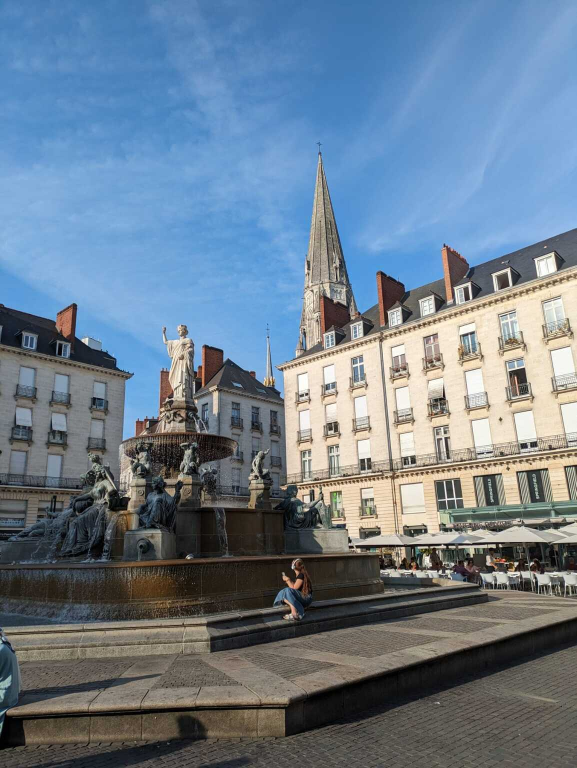
#> input picture example.jpeg, 1153 x 1536 px (shown at 1/2 size)
$ python -i extract_patch.py   (imports and definitions only)
#> lines starting #> are read from the running program, lines starting #| are printed output that depends on the picture
import subprocess
import random
import json
import os
import shutil
import cv2
import numpy as np
import time
from concurrent.futures import ThreadPoolExecutor, as_completed
from datetime import timedelta
from functools import partial
from PIL import Image

# [54 lines left out: functions create_directory_structure, clear_output_folders, get_video_info, not called in this run]

def apply_compression_artifacts(input_path, output_path, quality_range=(20, 50)):
    """
    Apply JPEG compression artifacts to an image with random quality

    Args:
        input_path (str): Path to input image
        output_path (str): Path to save compressed image
        quality_range (tuple): Range of quality values (min, max)

    Returns:
        str: Path to compressed image
    """
#> called with input_path = '../example.jpeg', output_path = 'patches/compressed/example.jpg', quality_range = (20, 50)
    try:
        # Generate random quality value
        quality = random.randint(quality_range[0], quality_range[1])

        # Open and convert image to RGB
        with Image.open(input_path) as img:
#> img is the input picture: PIL image 1153x1536 RGB; mean R, G, B 108.5, 125.9, 142.5
            if img.mode != 'RGB':
                img = img.convert('RGB')

            # Save with JPEG compression
            img.save(output_path, 'JPEG', quality=quality, optimize=True)

        return output_path

    except Exception as e:
        print(f"Error compressing image: {str(e)}")
        return None

def apply_distortions(input_path, output_path):
    """
    Apply distortions to the input image
    """
#> called with input_path = '../example.jpeg', output_path = 'patches/distorted/example.png'
    img = cv2.imread(input_path)
#> img: shape (1536, 1153, 3)

    # Randomly select distortion type
    distortion_type = random.choice(['color_shift'])
    # distortion_type = random.choice(['gaussian_blur'])

    if distortion_type == 'gaussian_noise':
        std_dev = random.uniform(1, 8)
        # Convert to float32 for better precision in noise addition
        img_float = img.astype(np.float32) / 255.0
        noise = np.random.normal(0, std_dev/255.0, img.shape)
        noisy = img_float + noise
        # Clip values to maintain valid pixel range
        noisy = np.clip(noisy, 0, 1)
        # Convert back to uint8
        distorted = (noisy * 255).astype(np.uint8)

    elif distortion_type == 'gaussian_blur':
        # Kernel sizes for slight to moderate blur
        # Simulating motion blur or out-of-focus effects
        kernel_size = random.choice([3, 5, 7])
        # Sigma values between 0.3 and 2.0 for natural blur appearance
        sigma = random.uniform(0.3, 2.0)
        distorted = cv2.GaussianBlur(img, (kernel_size, kernel_size), sigma)

    else:  # color_shift
        # Split into BGR channels
        b, g, r = cv2.split(img)
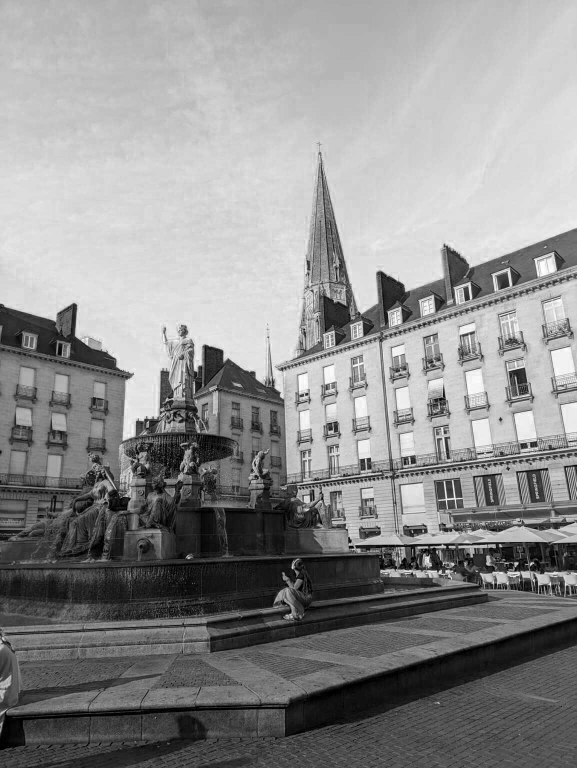
#> b: shape (1536, 1153) (shown at 1/2 size); min 0, max 255, mean 142.5
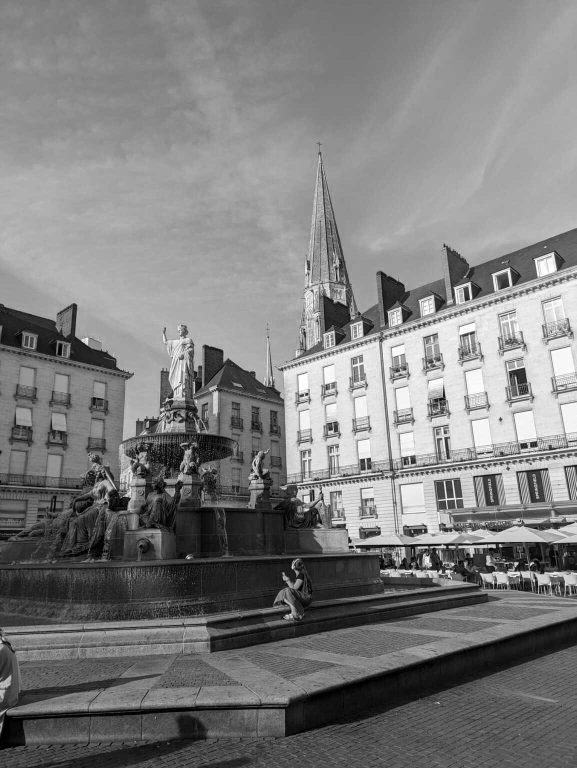
#> g: shape (1536, 1153) (shown at 1/2 size); min 0, max 255, mean 125.9
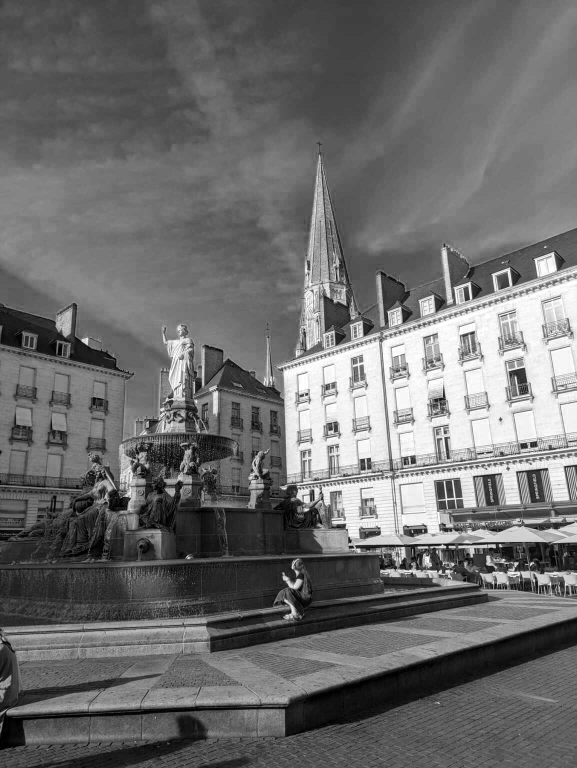
#> r: shape (1536, 1153) (shown at 1/2 size); min 0, max 255, mean 108.5

        # Define random shift amount (can be adjusted)
        shift_x = np.random.randint(1, 5)

        # Shift blue channel left
        b_shifted = np.roll(b, -shift_x, axis=1)

        # Shift red channel right
        r_shifted = np.roll(r, shift_x, axis=1)

        # Merge channels back
        distorted = cv2.merge([b_shifted, g, r_shifted])

    cv2.imwrite(output_path, distorted)
    return output_path

def process_single_patch(extracted_patch_path):
    """
    Process a single extracted patch to create compressed and distorted versions
    """
    base_name = os.path.basename(extracted_patch_path)
    name_without_ext = os.path.splitext(base_name)[0]

    # Define output paths
    compressed_path = f'patches/compressed/{name_without_ext}.jpg'
    distorted_path = f'patches/distorted/{name_without_ext}.png'

    # Apply both transformations
    apply_compression_artifacts(extracted_patch_path, compressed_path)
    apply_distortions(extracted_patch_path, distorted_path)

    return compressed_path, distorted_path

# [137 lines left out: functions extract_single_patch, extract_patches, process_videos, not called in this run]
# [6 lines not run here, left out]

>>> result = process_single_patch('../example.jpeg')
